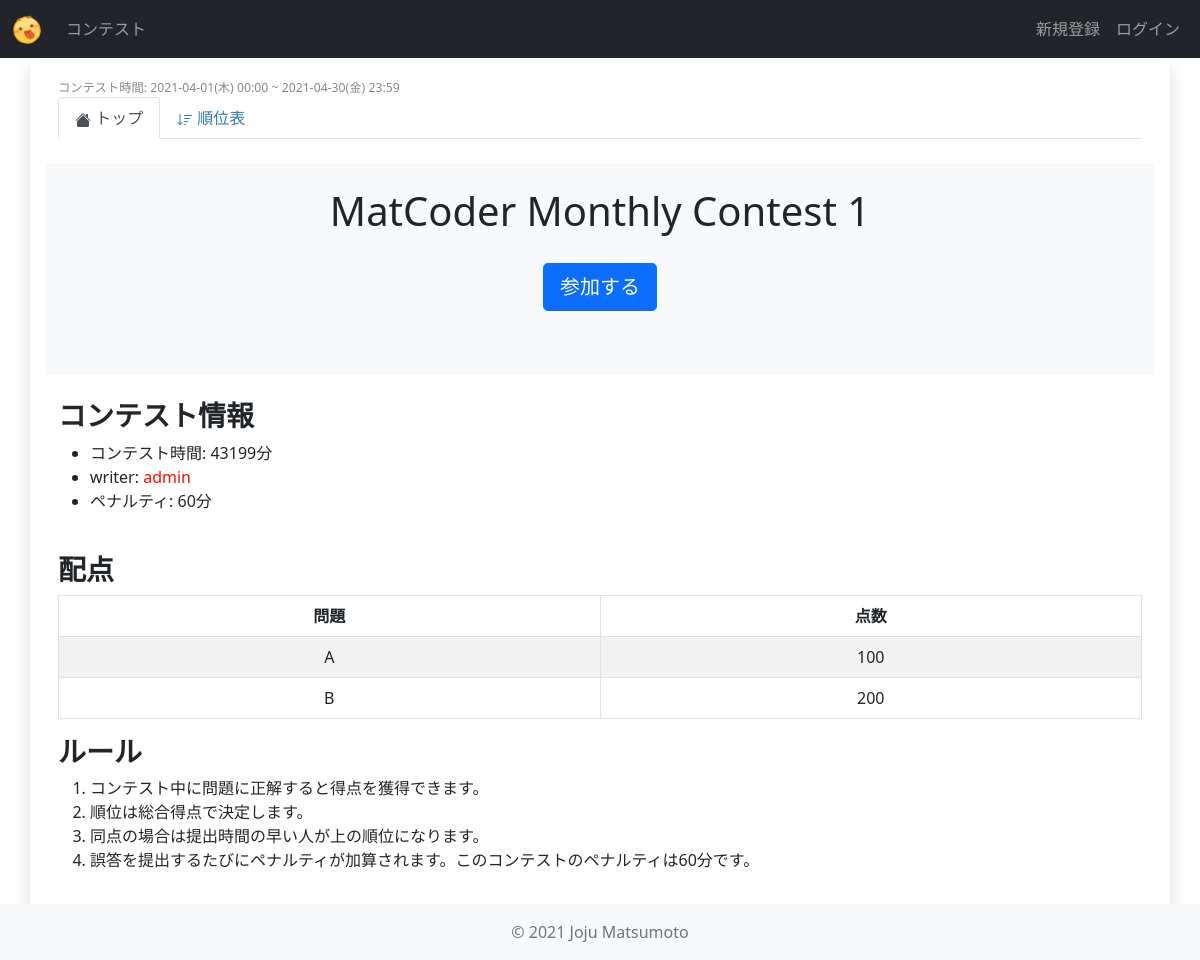
The app's page /contests/mmc_1/ with its own data.
### contests/models.py (models this page shows, shortened)
class Contest(models.Model):
    title = models.CharField(
        verbose_name="タイトル",
        max_length=255,
    )
    abstract = models.TextField(
        verbose_name="概要",
        max_length=2000,
    )
    short_name = models.CharField(
        verbose_name="省略形",
        max_length=20,
        unique=True,
        default="null",
    )
    start_date = models.DateTimeField(
        verbose_name="開始日時",
    )
    end_date = models.DateTimeField(
        verbose_name="終了日時",
    )
    users = models.ManyToManyField(
        settings.AUTH_USER_MODEL,
        verbose_name="参加者",
        blank=True,
    )
    penalty = models.IntegerField(
        verbose_name="ペナルティ(分)",
        default=5,
    )
    def is_live(self) -> bool:
        now = timezone.now()
        return self.start_date <= now <= self.end_date
    def is_past_contest(self) -> bool:
        now = timezone.now()
        return self.end_date < now
    def get_start_time_str(self) -> str:
        return utils.datetime_str(self.start_date)
    def get_end_time_str(self) -> str:
        return utils.datetime_str(self.end_date)
    def get_time_hour(self) -> int:
        dt = self.end_date - self.start_date
        minute = int(dt.total_seconds()) // 60
        return minute

class Author(models.Model):
    users = models.ManyToManyField(
        settings.AUTH_USER_MODEL,
        verbose_name="作者",
        blank=True,
    )
    contest = models.ForeignKey(
        Contest,
        on_delete=models.CASCADE,
        verbose_name="コンテスト",
    )
    def get_author_names_str(self) -> str:
        return ",".join(map(lambda x: x.get_colored_username(), self.users.all()))

class UserProfile(models.Model):
    user = models.OneToOneField(
        settings.AUTH_USER_MODEL,
        on_delete=models.CASCADE,
        verbose_name="ユーザー",
    )
    color = ColorField(
        default="#000000",
        verbose_name="カラー",
    )
    organization = models.CharField(
        verbose_name="所属",
        max_length=200,
        blank=True,
        null=True,
    )

class Problem(models.Model):
    order = models.CharField(
        verbose_name="問題番号(アルファベット)",
        max_length=5,
        default="A",
    )
    title = models.CharField(
        verbose_name="タイトル",
        max_length=100,
    )
    question = models.TextField(
        verbose_name="問題",
        max_length=2000,
    )
    answer = models.TextField(
        verbose_name="正解",
        max_length=2000,
    )
    contest = models.ForeignKey(
        Contest,
        verbose_name="コンテスト",
        on_delete=models.CASCADE,
    )
    point = models.IntegerField(
        verbose_name="スコア",
        default=0,
    )

### users/models.py (models this page shows)
class User(AbstractUser):
    objects = UserManager()
    def get_colored_username(self):
        try:
            user_profile = UserProfile.objects.get(user=self)
        except:
            return self.username
        return "<span style='color: {};'>{}</span>".format(user_profile.color, self.username)

### contests/views.py (the view, shortened to what this page needs)
class ContestDetailView(View):
    def get(self, request, short_name, *args, **kwargs):
        contest = models.Contest.objects.get(short_name=short_name)
        author = models.Author.objects.get(contest=contest)
        context = {
            "is_live": contest.is_live(),
            "contest": contest,
            "author": author,
            "problems": contest.problem_set.order_by("order"),
        }
        return render(request, "contests/contest_detail.html", context)

### contests/utils.py (called while the page is built)
def datetime_str(dt: datetime.datetime) -> str:
    dt = localtime(dt)
    return "{}({}) {}".format(
        dt.strftime("%Y-%m-%d"),
        day_of_week_to_japanese[dt.strftime("%a")],
        dt.strftime("%H:%M")
    )

### contests/templates/contests/contest_detail.html (shortened to what this page needs)
{% extends 'contests/contest_base.html' %}
{% block contest_tab_detail %}active{% endblock %}
{% block contest_content %}
<div class="col-sm-12 mb-4 pl-4 pr-4 pb-4 text-center bg-light">
    <h1 class="pt-4">{{contest.title}}</h1>
    <div class="pt-1 pb-4">
        {% if not contest.is_past_contest %}
            {% if user not in contest.users.all %}
                <form action="" method="POST" class="p-3">
                    <button type="submit" class="btn btn-primary btn-lg">参加する</button>
                </form>
            {% else %}
                {% comment %} 参加済 {% endcomment %}
                <div class="p-3">
                    <button type="button" class="btn btn-secondary btn-lg" disabled>参加済</button>
                </div>
            {% endif %}
        {% endif %}
    </div>
</div>
<div class="col-sm-12 mb-4">
    <h3>コンテスト情報</h3>
    <ul>
        <li>コンテスト時間: {{ contest.get_time_hour }}分</li>
        <li>writer: {{ author.get_author_names_str|safe }}</li>
        <li>ペナルティ: {{ contest.penalty }}分</li>
    </ul>
</div>
<div class="col-sm-12">
    <h3>配点</h3>
    <table class="table table-bordered table-striped text-center">
        <thead>
            <tr class="">
                <th>問題</th>
                <th>点数</th>
            </tr>
        </thead>
        <tbody>
            {% for problem in problems %}
                <tr>
                    <td>{{problem.order}}</td>
                    <td>{{problem.point}}</td>
                </tr>
            {% endfor %}
        </tbody>
    </table>
</div>
<div class="col-sm-12">
    <h3>ルール</h3>
    <ol>
        <li>コンテスト中に問題に正解すると得点を獲得できます。</li>
        <li>順位は総合得点で決定します。</li>
        <li>同点の場合は提出時間の早い人が上の順位になります。</li>
        <li>誤答を提出するたびにペナルティが加算されます。このコンテストのペナルティは{{contest.penalty}}分です。</li>
    </ol>
</div>
{% endblock contest_content %}

### contests/templates/contests/contest_base.html (shortened to what this page needs)
{% extends 'base.html' %}
{% block content %}
<div class="row p-3">
    <div class="col-sm-12 small">
        <small class="span-time">コンテスト時間: {{contest.get_start_time_str}} ~ {{contest.get_end_time_str}}</small>
    </div>
    <div class="col-sm-12">
        <ul class="nav nav-tabs navbar-dark mb-4">
            <li class="nav-item">
                <a class="nav-link {% block contest_tab_detail %}{% endblock %}" href="{% url 'contests:contest_detail' contest.short_name %}">
                    トップ
                </a>
            </li>
            <li class="nav-item">
                <a class="nav-link {% block contest_tab_standings %}{% endblock %}" href="{% url 'contests:standings' contest.short_name %}">
                    順位表
                </a>
            </li>
        </ul>
    </div>
    {% block contest_content %}{% endblock contest_content %}
</div>
{% endblock content %}

### static/css/main.css (style rules this page uses)
body { background-color: white; }
a { color: #337ab7; text-decoration: none; }
.span-time { color: #888; }
thead > tr { font-weight: bold; }
h2, h3, h4, h5 { font-weight: bold; }

### records on screen
Contest: get_start_time_str "2021-04-01(木) 00:00", get_end_time_str "2021-04-30(金) 23:59", title "MatCoder Monthly Contest 1", get_time_hour "43199", penalty "60"
Author: get_author_names_str "admin"
Problem: order "A", point "100"
Problem: order "B", point "200"
